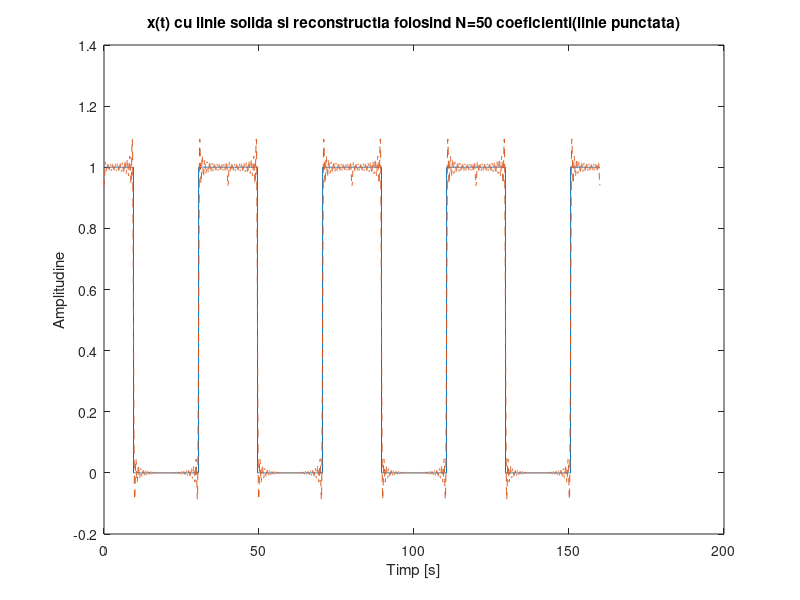
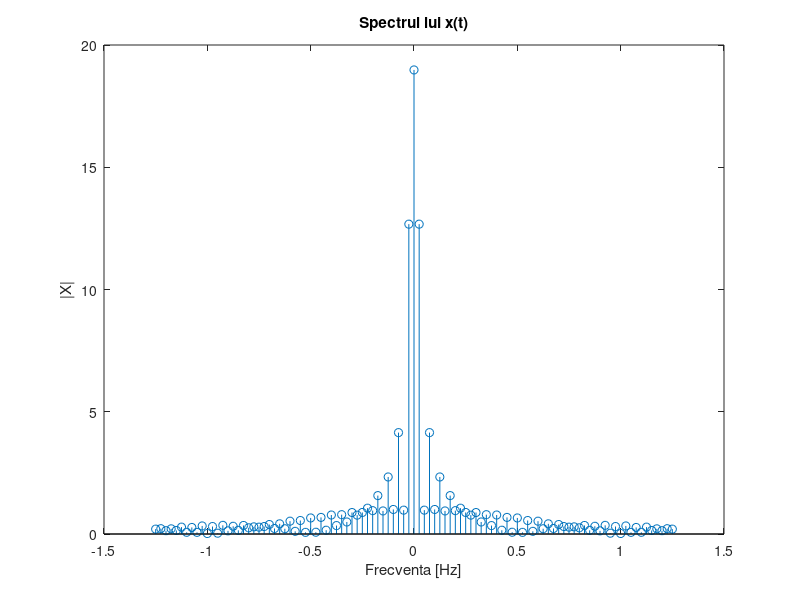

Write MATLAB code to recreate these figures, in order.
N = 50; % numarul de coeficienti
D = 19; % durata
P = 40; % perioada
F=1/P; % frecventa 
w0=2*pi/P; % pulsatia
t=0:0.02:P-0.02; % timpul pe care calculam integrala (o perioada); 
                 % rezolutia temporala trebuie sa fie de 2 ori mai mica decat perioada semnalului (teorema esantionarii);
%% semnalul dreptungiular
x = zeros(1,size(t,2)); % initializarea lui x cu zerouri
x(t<=D/2) =1; % de la 0 la D/2 x are valoarea 1
x(t>P-D/2) =1; % de la D/2 la P x are valoarea 1
t_4perioade = 0:0.02:4*P-0.02; % vectorul timp pentru reprezentarea pe 4 perioade
x_4perioade = repmat(x,1,4); % vectorul x pentru reprezentarea pe 4 perioade
   
% integrala numerica prin functia trapz
for k = -N:N
    x_temp = x;
    x_temp = x_temp.*exp(-j*k*w0*t); % vectorul inmultit cu termenul corespunzator
    X(k+51) = trapz(t,x_temp); % trapz calculeaza integrala prin metoda trapezului 
    %(imparte suprafata in forme trapezoidale pentru a calcula mai usor aria)
end

x_refacut(1:length(t)) = 0; % initializarea semnalului reconstruit cu N puncte

%reconstructia lui x(t) folosind N coeficienti
for index = 1:length(t);
for k = -N:N
x_refacut(index) = x_refacut(index) + (1/P)*X(k+N+1)*exp(j*k*w0*t(index));
end
end

figure(1);
plot(t_4perioade,x_4perioade); % afisarea lui x(t)
title('x(t) cu linie solida si reconstructia folosind N=50 coeficienti(linie punctata)');
hold on
x_refacut_4perioade = repmat(x_refacut,1,4); % generarea lui x reconstruit pentru 4 perioade
plot(t_4perioade,x_refacut_4perioade,'--'); % afisarea lui x reconstruit pentru 4 perioade
xlabel('Timp [s]');
ylabel('Amplitudine');

f = -N*F:F:N*F; % generarea vectorului de frecvente
figure(2);
stem(f,abs(X)); % afisarea lui X
title('Spectrul lui x(t)');
xlabel('Frecventa [Hz]');
ylabel('|X|');

%%
% Teoria seriilor Fourier (trigonometrica, armonica si complexa) ne spune
% ca orice semnal periodic poate fi aproximat printr-o suma infinita de sinusi si
% cosinusi de diferite frecvente fiecare ponderat cu un anumit coeficient. Acesti coeficienti
% reprezinta practic spectrul (amplitudinea pentru anumite frecvente).
% Semnalul reconstruit folosind un numar finit de termeni se apropie ca
% forma de semnalul original cu o anumita marja de eroare. Cu cat marim
% numarul de coeficienti, aceasta marja de eroare va fi din ce in ce mai
% mica. In plus se observa faptul ca semnalul poate fi aproximat printr-o
% suma de sinusoide: variatiile semanlului au un caracter de sinusoida.